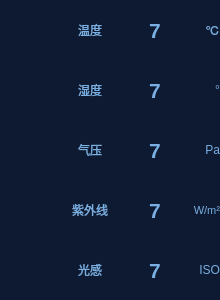
<?xml version="1.0" encoding="UTF-8"?>
<ui version="4.0">
 <class>WaterTop</class>
 <widget class="QWidget" name="WaterTop">
  <property name="geometry">
   <rect>
    <x>0</x>
    <y>0</y>
    <width>220</width>
    <height>300</height>
   </rect>
  </property>
  <property name="minimumSize">
   <size>
    <width>220</width>
    <height>0</height>
   </size>
  </property>
  <property name="maximumSize">
   <size>
    <width>999</width>
    <height>9999</height>
   </size>
  </property>
  <property name="windowTitle">
   <string>Form</string>
  </property>
  <property name="styleSheet">
   <string notr="true">#WaterTop
{
background-color: rgb(14, 26, 50);
}
#widget
{
background-color: rgb(14, 26, 50);
}
QWidget
{
border:0px
}
QLabel
{
color: rgb(122, 175, 227);
font: 12pt &quot;楷体&quot;;
border:0px
}</string>
  </property>
  <layout class="QVBoxLayout" name="verticalLayout_2" stretch="0">
   <property name="spacing">
    <number>0</number>
   </property>
   <property name="leftMargin">
    <number>0</number>
   </property>
   <property name="topMargin">
    <number>0</number>
   </property>
   <property name="rightMargin">
    <number>0</number>
   </property>
   <property name="bottomMargin">
    <number>0</number>
   </property>
   <item>
    <widget class="QWidget" name="widget" native="true">
     <property name="minimumSize">
      <size>
       <width>0</width>
       <height>0</height>
      </size>
     </property>
     <property name="maximumSize">
      <size>
       <width>999</width>
       <height>9999</height>
      </size>
     </property>
     <layout class="QVBoxLayout" name="verticalLayout">
      <property name="spacing">
       <number>0</number>
      </property>
      <property name="leftMargin">
       <number>0</number>
      </property>
      <property name="topMargin">
       <number>0</number>
      </property>
      <property name="rightMargin">
       <number>0</number>
      </property>
      <property name="bottomMargin">
       <number>0</number>
      </property>
      <item>
       <widget class="QWidget" name="TempWidget" native="true">
        <property name="minimumSize">
         <size>
          <width>0</width>
          <height>60</height>
         </size>
        </property>
        <property name="maximumSize">
         <size>
          <width>16777215</width>
          <height>60</height>
         </size>
        </property>
        <property name="styleSheet">
         <string notr="true">#TempWidget
{

}</string>
        </property>
        <layout class="QHBoxLayout" name="horizontalLayout">
         <property name="spacing">
          <number>5</number>
         </property>
         <property name="leftMargin">
          <number>0</number>
         </property>
         <property name="topMargin">
          <number>0</number>
         </property>
         <property name="rightMargin">
          <number>0</number>
         </property>
         <property name="bottomMargin">
          <number>0</number>
         </property>
         <item>
          <widget class="QLabel" name="TempIcon">
           <property name="minimumSize">
            <size>
             <width>45</width>
             <height>45</height>
            </size>
           </property>
           <property name="maximumSize">
            <size>
             <width>45</width>
             <height>45</height>
            </size>
           </property>
           <property name="text">
            <string/>
           </property>
           <property name="pixmap">
            <pixmap resource="res.qrc">:/ptr/Temp.png</pixmap>
           </property>
           <property name="scaledContents">
            <bool>true</bool>
           </property>
          </widget>
         </item>
         <item>
          <widget class="QLabel" name="TempName">
           <property name="minimumSize">
            <size>
             <width>80</width>
             <height>50</height>
            </size>
           </property>
           <property name="maximumSize">
            <size>
             <width>999</width>
             <height>999</height>
            </size>
           </property>
           <property name="text">
            <string>温度</string>
           </property>
           <property name="alignment">
            <set>Qt::AlignCenter</set>
           </property>
          </widget>
         </item>
         <item>
          <widget class="QLabel" name="TempValue">
           <property name="minimumSize">
            <size>
             <width>60</width>
             <height>50</height>
            </size>
           </property>
           <property name="maximumSize">
            <size>
             <width>999</width>
             <height>999</height>
            </size>
           </property>
           <property name="styleSheet">
            <string notr="true">font: 16pt ;
font-weight:bold;
</string>
           </property>
           <property name="text">
            <string>7</string>
           </property>
           <property name="alignment">
            <set>Qt::AlignCenter</set>
           </property>
          </widget>
         </item>
         <item>
          <widget class="QLabel" name="TempUnit">
           <property name="minimumSize">
            <size>
             <width>30</width>
             <height>50</height>
            </size>
           </property>
           <property name="maximumSize">
            <size>
             <width>999</width>
             <height>999</height>
            </size>
           </property>
           <property name="text">
            <string>℃</string>
           </property>
           <property name="alignment">
            <set>Qt::AlignRight|Qt::AlignTrailing|Qt::AlignVCenter</set>
           </property>
          </widget>
         </item>
        </layout>
       </widget>
      </item>
      <item>
       <widget class="QWidget" name="HumidityWidget" native="true">
        <property name="minimumSize">
         <size>
          <width>0</width>
          <height>60</height>
         </size>
        </property>
        <property name="maximumSize">
         <size>
          <width>16777215</width>
          <height>60</height>
         </size>
        </property>
        <layout class="QHBoxLayout" name="horizontalLayout_2">
         <property name="spacing">
          <number>5</number>
         </property>
         <property name="leftMargin">
          <number>0</number>
         </property>
         <property name="topMargin">
          <number>0</number>
         </property>
         <property name="rightMargin">
          <number>0</number>
         </property>
         <property name="bottomMargin">
          <number>0</number>
         </property>
         <item>
          <widget class="QLabel" name="HumidityIcon">
           <property name="minimumSize">
            <size>
             <width>45</width>
             <height>45</height>
            </size>
           </property>
           <property name="maximumSize">
            <size>
             <width>45</width>
             <height>45</height>
            </size>
           </property>
           <property name="text">
            <string/>
           </property>
           <property name="pixmap">
            <pixmap resource="res.qrc">:/ptr/humidity.png</pixmap>
           </property>
           <property name="scaledContents">
            <bool>true</bool>
           </property>
          </widget>
         </item>
         <item>
          <widget class="QLabel" name="HumidityName">
           <property name="minimumSize">
            <size>
             <width>80</width>
             <height>50</height>
            </size>
           </property>
           <property name="maximumSize">
            <size>
             <width>999</width>
             <height>999</height>
            </size>
           </property>
           <property name="text">
            <string>湿度</string>
           </property>
           <property name="alignment">
            <set>Qt::AlignCenter</set>
           </property>
          </widget>
         </item>
         <item>
          <widget class="QLabel" name="HumidityValue">
           <property name="minimumSize">
            <size>
             <width>60</width>
             <height>50</height>
            </size>
           </property>
           <property name="maximumSize">
            <size>
             <width>999</width>
             <height>999</height>
            </size>
           </property>
           <property name="styleSheet">
            <string notr="true">font: 16pt ;
font-weight:bold;
</string>
           </property>
           <property name="text">
            <string>7</string>
           </property>
           <property name="alignment">
            <set>Qt::AlignCenter</set>
           </property>
          </widget>
         </item>
         <item>
          <widget class="QLabel" name="HumidityUnit">
           <property name="minimumSize">
            <size>
             <width>30</width>
             <height>50</height>
            </size>
           </property>
           <property name="maximumSize">
            <size>
             <width>999</width>
             <height>999</height>
            </size>
           </property>
           <property name="text">
            <string>°</string>
           </property>
           <property name="alignment">
            <set>Qt::AlignRight|Qt::AlignTrailing|Qt::AlignVCenter</set>
           </property>
          </widget>
         </item>
        </layout>
       </widget>
      </item>
      <item>
       <widget class="QWidget" name="PressureWidget" native="true">
        <property name="minimumSize">
         <size>
          <width>0</width>
          <height>60</height>
         </size>
        </property>
        <property name="maximumSize">
         <size>
          <width>16777215</width>
          <height>60</height>
         </size>
        </property>
        <property name="styleSheet">
         <string notr="true"/>
        </property>
        <layout class="QHBoxLayout" name="horizontalLayout_3">
         <property name="spacing">
          <number>5</number>
         </property>
         <property name="leftMargin">
          <number>0</number>
         </property>
         <property name="topMargin">
          <number>0</number>
         </property>
         <property name="rightMargin">
          <number>0</number>
         </property>
         <property name="bottomMargin">
          <number>0</number>
         </property>
         <item>
          <widget class="QLabel" name="PressureIcon">
           <property name="minimumSize">
            <size>
             <width>45</width>
             <height>45</height>
            </size>
           </property>
           <property name="maximumSize">
            <size>
             <width>45</width>
             <height>45</height>
            </size>
           </property>
           <property name="text">
            <string/>
           </property>
           <property name="pixmap">
            <pixmap resource="res.qrc">:/ptr/pressure.png</pixmap>
           </property>
           <property name="scaledContents">
            <bool>true</bool>
           </property>
          </widget>
         </item>
         <item>
          <widget class="QLabel" name="PressureName">
           <property name="minimumSize">
            <size>
             <width>80</width>
             <height>50</height>
            </size>
           </property>
           <property name="maximumSize">
            <size>
             <width>999</width>
             <height>999</height>
            </size>
           </property>
           <property name="text">
            <string>气压</string>
           </property>
           <property name="alignment">
            <set>Qt::AlignCenter</set>
           </property>
          </widget>
         </item>
         <item>
          <widget class="QLabel" name="PressureValue">
           <property name="minimumSize">
            <size>
             <width>60</width>
             <height>50</height>
            </size>
           </property>
           <property name="maximumSize">
            <size>
             <width>999</width>
             <height>999</height>
            </size>
           </property>
           <property name="styleSheet">
            <string notr="true">font: 16pt ;
font-weight:bold;
</string>
           </property>
           <property name="text">
            <string>7</string>
           </property>
           <property name="alignment">
            <set>Qt::AlignCenter</set>
           </property>
          </widget>
         </item>
         <item>
          <widget class="QLabel" name="PressureUnit">
           <property name="minimumSize">
            <size>
             <width>30</width>
             <height>50</height>
            </size>
           </property>
           <property name="maximumSize">
            <size>
             <width>999</width>
             <height>999</height>
            </size>
           </property>
           <property name="text">
            <string>Pa</string>
           </property>
           <property name="alignment">
            <set>Qt::AlignRight|Qt::AlignTrailing|Qt::AlignVCenter</set>
           </property>
          </widget>
         </item>
        </layout>
       </widget>
      </item>
      <item>
       <widget class="QWidget" name="UltravioletWidget" native="true">
        <property name="minimumSize">
         <size>
          <width>0</width>
          <height>60</height>
         </size>
        </property>
        <property name="maximumSize">
         <size>
          <width>16777215</width>
          <height>60</height>
         </size>
        </property>
        <layout class="QHBoxLayout" name="horizontalLayout_4">
         <property name="spacing">
          <number>5</number>
         </property>
         <property name="leftMargin">
          <number>0</number>
         </property>
         <property name="topMargin">
          <number>0</number>
         </property>
         <property name="rightMargin">
          <number>0</number>
         </property>
         <property name="bottomMargin">
          <number>0</number>
         </property>
         <item>
          <widget class="QLabel" name="UltravioletIcon">
           <property name="minimumSize">
            <size>
             <width>45</width>
             <height>45</height>
            </size>
           </property>
           <property name="maximumSize">
            <size>
             <width>45</width>
             <height>45</height>
            </size>
           </property>
           <property name="text">
            <string/>
           </property>
           <property name="pixmap">
            <pixmap resource="res.qrc">:/ptr/ZWX.png</pixmap>
           </property>
           <property name="scaledContents">
            <bool>true</bool>
           </property>
          </widget>
         </item>
         <item>
          <widget class="QLabel" name="UltravioletName">
           <property name="minimumSize">
            <size>
             <width>80</width>
             <height>50</height>
            </size>
           </property>
           <property name="maximumSize">
            <size>
             <width>999</width>
             <height>999</height>
            </size>
           </property>
           <property name="text">
            <string>紫外线</string>
           </property>
           <property name="alignment">
            <set>Qt::AlignCenter</set>
           </property>
          </widget>
         </item>
         <item>
          <widget class="QLabel" name="UltravioletValue">
           <property name="minimumSize">
            <size>
             <width>60</width>
             <height>50</height>
            </size>
           </property>
           <property name="maximumSize">
            <size>
             <width>999</width>
             <height>999</height>
            </size>
           </property>
           <property name="styleSheet">
            <string notr="true">font: 16pt ;
font-weight:bold;
</string>
           </property>
           <property name="text">
            <string>7</string>
           </property>
           <property name="alignment">
            <set>Qt::AlignCenter</set>
           </property>
          </widget>
         </item>
         <item>
          <widget class="QLabel" name="UltravioletUnit">
           <property name="minimumSize">
            <size>
             <width>30</width>
             <height>50</height>
            </size>
           </property>
           <property name="maximumSize">
            <size>
             <width>999</width>
             <height>999</height>
            </size>
           </property>
           <property name="styleSheet">
            <string notr="true">font: 8pt ;</string>
           </property>
           <property name="text">
            <string>W/m²</string>
           </property>
           <property name="alignment">
            <set>Qt::AlignRight|Qt::AlignTrailing|Qt::AlignVCenter</set>
           </property>
          </widget>
         </item>
        </layout>
       </widget>
      </item>
      <item>
       <widget class="QWidget" name="LightWidget" native="true">
        <property name="minimumSize">
         <size>
          <width>0</width>
          <height>60</height>
         </size>
        </property>
        <property name="maximumSize">
         <size>
          <width>16777215</width>
          <height>60</height>
         </size>
        </property>
        <layout class="QHBoxLayout" name="horizontalLayout_5">
         <property name="spacing">
          <number>5</number>
         </property>
         <property name="leftMargin">
          <number>0</number>
         </property>
         <property name="topMargin">
          <number>0</number>
         </property>
         <property name="rightMargin">
          <number>0</number>
         </property>
         <property name="bottomMargin">
          <number>0</number>
         </property>
         <item>
          <widget class="QLabel" name="LightIcon">
           <property name="minimumSize">
            <size>
             <width>45</width>
             <height>45</height>
            </size>
           </property>
           <property name="maximumSize">
            <size>
             <width>45</width>
             <height>45</height>
            </size>
           </property>
           <property name="text">
            <string/>
           </property>
           <property name="pixmap">
            <pixmap resource="res.qrc">:/ptr/Light.png</pixmap>
           </property>
           <property name="scaledContents">
            <bool>true</bool>
           </property>
          </widget>
         </item>
         <item>
          <widget class="QLabel" name="LightName">
           <property name="minimumSize">
            <size>
             <width>80</width>
             <height>50</height>
            </size>
           </property>
           <property name="maximumSize">
            <size>
             <width>999</width>
             <height>999</height>
            </size>
           </property>
           <property name="text">
            <string>光感</string>
           </property>
           <property name="alignment">
            <set>Qt::AlignCenter</set>
           </property>
          </widget>
         </item>
         <item>
          <widget class="QLabel" name="LightValue">
           <property name="minimumSize">
            <size>
             <width>60</width>
             <height>50</height>
            </size>
           </property>
           <property name="maximumSize">
            <size>
             <width>999</width>
             <height>999</height>
            </size>
           </property>
           <property name="styleSheet">
            <string notr="true">font: 16pt ;
font-weight:bold;
</string>
           </property>
           <property name="text">
            <string>7</string>
           </property>
           <property name="alignment">
            <set>Qt::AlignCenter</set>
           </property>
          </widget>
         </item>
         <item>
          <widget class="QLabel" name="LightUnit">
           <property name="minimumSize">
            <size>
             <width>30</width>
             <height>50</height>
            </size>
           </property>
           <property name="maximumSize">
            <size>
             <width>999</width>
             <height>999</height>
            </size>
           </property>
           <property name="text">
            <string>ISO</string>
           </property>
           <property name="alignment">
            <set>Qt::AlignRight|Qt::AlignTrailing|Qt::AlignVCenter</set>
           </property>
          </widget>
         </item>
        </layout>
       </widget>
      </item>
     </layout>
    </widget>
   </item>
  </layout>
 </widget>
 <resources>
  <include location="res.qrc"/>
 </resources>
 <connections/>
</ui>
